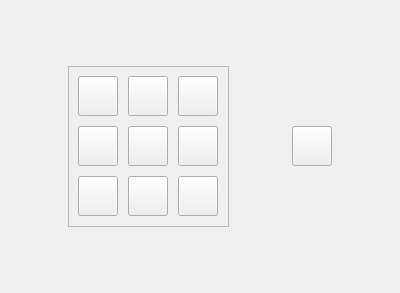
<?xml version="1.0" encoding="UTF-8"?>
<ui version="4.0">
 <class>ShapedCraftingWidget</class>
 <widget class="QWidget" name="ShapedCraftingWidget">
  <property name="geometry">
   <rect>
    <x>0</x>
    <y>0</y>
    <width>400</width>
    <height>293</height>
   </rect>
  </property>
  <property name="contextMenuPolicy">
   <enum>Qt::PreventContextMenu</enum>
  </property>
  <property name="windowTitle">
   <string>Shaped Crafting</string>
  </property>
  <layout class="QHBoxLayout" name="horizontalLayout">
   <item>
    <widget class="QFrame" name="frame">
     <property name="sizePolicy">
      <sizepolicy hsizetype="Fixed" vsizetype="Fixed">
       <horstretch>0</horstretch>
       <verstretch>0</verstretch>
      </sizepolicy>
     </property>
     <property name="minimumSize">
      <size>
       <width>161</width>
       <height>161</height>
      </size>
     </property>
     <property name="frameShape">
      <enum>QFrame::StyledPanel</enum>
     </property>
     <property name="frameShadow">
      <enum>QFrame::Raised</enum>
     </property>
     <widget class="ItemButton" name="item33">
      <property name="geometry">
       <rect>
        <x>110</x>
        <y>110</y>
        <width>40</width>
        <height>40</height>
       </rect>
      </property>
      <property name="text">
       <string/>
      </property>
     </widget>
     <widget class="ItemButton" name="item32">
      <property name="geometry">
       <rect>
        <x>60</x>
        <y>110</y>
        <width>40</width>
        <height>40</height>
       </rect>
      </property>
      <property name="text">
       <string/>
      </property>
      <property name="autoDefault">
       <bool>false</bool>
      </property>
      <property name="default">
       <bool>false</bool>
      </property>
      <property name="flat">
       <bool>false</bool>
      </property>
     </widget>
     <widget class="ItemButton" name="item23">
      <property name="geometry">
       <rect>
        <x>110</x>
        <y>60</y>
        <width>40</width>
        <height>40</height>
       </rect>
      </property>
      <property name="text">
       <string/>
      </property>
     </widget>
     <widget class="ItemButton" name="item13">
      <property name="geometry">
       <rect>
        <x>110</x>
        <y>10</y>
        <width>40</width>
        <height>40</height>
       </rect>
      </property>
      <property name="text">
       <string/>
      </property>
     </widget>
     <widget class="ItemButton" name="item22">
      <property name="geometry">
       <rect>
        <x>60</x>
        <y>60</y>
        <width>40</width>
        <height>40</height>
       </rect>
      </property>
      <property name="text">
       <string/>
      </property>
     </widget>
     <widget class="ItemButton" name="item21">
      <property name="geometry">
       <rect>
        <x>10</x>
        <y>60</y>
        <width>40</width>
        <height>40</height>
       </rect>
      </property>
      <property name="text">
       <string/>
      </property>
     </widget>
     <widget class="ItemButton" name="item12">
      <property name="geometry">
       <rect>
        <x>60</x>
        <y>10</y>
        <width>40</width>
        <height>40</height>
       </rect>
      </property>
      <property name="text">
       <string/>
      </property>
     </widget>
     <widget class="ItemButton" name="item11">
      <property name="geometry">
       <rect>
        <x>10</x>
        <y>10</y>
        <width>40</width>
        <height>40</height>
       </rect>
      </property>
      <property name="text">
       <string/>
      </property>
     </widget>
     <widget class="ItemButton" name="item31">
      <property name="geometry">
       <rect>
        <x>10</x>
        <y>110</y>
        <width>40</width>
        <height>40</height>
       </rect>
      </property>
      <property name="text">
       <string/>
      </property>
     </widget>
    </widget>
   </item>
   <item>
    <widget class="ItemButton" name="output_item">
     <property name="sizePolicy">
      <sizepolicy hsizetype="Fixed" vsizetype="Fixed">
       <horstretch>0</horstretch>
       <verstretch>0</verstretch>
      </sizepolicy>
     </property>
     <property name="minimumSize">
      <size>
       <width>40</width>
       <height>40</height>
      </size>
     </property>
     <property name="maximumSize">
      <size>
       <width>40</width>
       <height>40</height>
      </size>
     </property>
     <property name="text">
      <string/>
     </property>
    </widget>
   </item>
  </layout>
 </widget>
 <customwidgets>
  <customwidget>
   <class>ItemButton</class>
   <extends>QPushButton</extends>
   <header>src/ui/itembtn.h</header>
  </customwidget>
 </customwidgets>
 <tabstops>
  <tabstop>item11</tabstop>
  <tabstop>item12</tabstop>
  <tabstop>item13</tabstop>
  <tabstop>item21</tabstop>
  <tabstop>item22</tabstop>
  <tabstop>item23</tabstop>
  <tabstop>item31</tabstop>
  <tabstop>item32</tabstop>
  <tabstop>item33</tabstop>
 </tabstops>
 <resources/>
 <connections/>
</ui>
